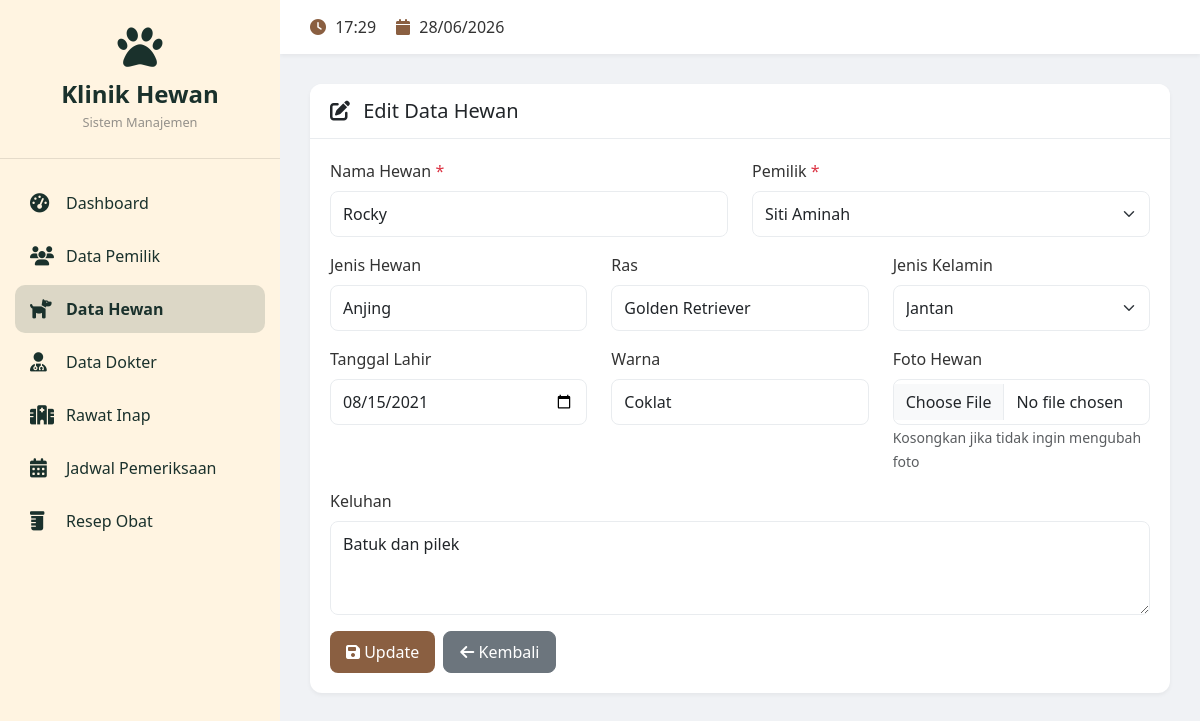
The app's page /edit_hewan.php?id=2 with its own data.
### tables this page shows
CREATE TABLE `hewan` (
  `id_hewan` int NOT NULL,
  `id_pemilik` int NOT NULL,
  `nama_hewan` varchar(100) NOT NULL,
  `jenis_hewan` varchar(50) DEFAULT NULL,
  `ras` varchar(100) DEFAULT NULL,
  `jenis_kelamin` enum('Jantan','Betina') NOT NULL,
  `tanggal_lahir` date DEFAULT NULL,
  `warna` varchar(50) DEFAULT NULL,
  `keluhan` text,
  `foto` varchar(255) DEFAULT NULL,
  `created_at` timestamp NULL DEFAULT CURRENT_TIMESTAMP
);

CREATE TABLE `pemilik` (
  `id_pemilik` int NOT NULL,
  `nama_pemilik` varchar(100) NOT NULL,
  `jenis_kelamin` enum('Laki-laki','Perempuan') NOT NULL,
  `no_telepon` varchar(20) DEFAULT NULL,
  `alamat` text,
  `created_at` timestamp NULL DEFAULT CURRENT_TIMESTAMP
);

### edit_hewan.php (the view, shortened to what this page needs)
<?php
require_once 'database.php';
$id = mysqli_real_escape_string($koneksi, $_GET['id']);
$query = "SELECT * FROM hewan WHERE id_hewan = $id";
$result = mysqli_query($koneksi, $query);
$data = mysqli_fetch_assoc($result);
$pemilik_query = "SELECT * FROM pemilik ORDER BY nama_pemilik";
$pemilik_result = mysqli_query($koneksi, $pemilik_query);
?>
<!DOCTYPE html>
<html lang="id">
<head>
    <link href="https://cdn.jsdelivr.net/npm/bootstrap@5.3.0/dist/css/bootstrap.min.css" rel="stylesheet">
    <link rel="stylesheet" href="https://cdnjs.cloudflare.com/ajax/libs/font-awesome/6.4.0/css/all.min.css">
    <link rel="stylesheet" href="assets/css/style.css">
</head>
<body>
<?php include 'includes/sidebar.php'; ?>
<div class="main-content">
    <?php include 'includes/navbar.php'; ?>
    <div class="content-wrapper fade-in">
        <div class="card">
            <div class="card-header">
                <h5 class="mb-0"><i class="fas fa-edit me-2"></i> Edit Data Hewan</h5>
            </div>
            <div class="card-body">
                <form method="POST" enctype="multipart/form-data">
                    <div class="row">
                        <div class="col-md-6 mb-3">
                            <label class="form-label">Nama Hewan <span class="text-danger">*</span></label>
                            <input type="text" name="nama_hewan" class="form-control" value="<?php echo $data['nama_hewan']; ?>" required>
                        </div>
                        <div class="col-md-6 mb-3">
                            <label class="form-label">Pemilik <span class="text-danger">*</span></label>
                            <select name="id_pemilik" class="form-select" required>
                                <?php while ($p = mysqli_fetch_assoc($pemilik_result)): ?>
                                    <option value="<?php echo $p['id_pemilik']; ?>" <?php echo $p['id_pemilik'] == $data['id_pemilik'] ? 'selected' : ''; ?>>
                                        <?php echo htmlspecialchars($p['nama_pemilik']); ?>
                                    </option>
                                <?php endwhile; ?>
                            </select>
                        </div>
                        <div class="col-md-4 mb-3">
                            <label class="form-label">Jenis Hewan</label>
                            <input type="text" name="jenis_hewan" class="form-control" value="<?php echo $data['jenis_hewan']; ?>">
                        </div>
                        <div class="col-md-4 mb-3">
                            <label class="form-label">Ras</label>
                            <input type="text" name="ras" class="form-control" value="<?php echo $data['ras']; ?>">
                        </div>
                        <div class="col-md-4 mb-3">
                            <label class="form-label">Jenis Kelamin</label>
                            <select name="jenis_kelamin" class="form-select">
                                <option value="Jantan" <?php echo $data['jenis_kelamin'] == 'Jantan' ? 'selected' : ''; ?>>Jantan</option>
                            </select>
                        </div>
                        <div class="col-md-4 mb-3">
                            <label class="form-label">Tanggal Lahir</label>
                            <input type="date" name="tanggal_lahir" class="form-control" value="<?php echo $data['tanggal_lahir']; ?>">
                        </div>
                        <div class="col-md-4 mb-3">
                            <label class="form-label">Warna</label>
                            <input type="text" name="warna" class="form-control" value="<?php echo $data['warna']; ?>">
                        </div>
                        <div class="col-md-4 mb-3">
                            <label class="form-label">Foto Hewan</label>
                            <input type="file" name="foto" class="form-control" accept="image/jpeg,image/png,image/jpg">
                            <small class="text-muted">Kosongkan jika tidak ingin mengubah foto</small>
                        </div>
                        <div class="col-12 mb-3">
                            <label class="form-label">Keluhan</label>
                            <textarea name="keluhan" class="form-control" rows="3"><?php echo $data['keluhan']; ?></textarea>
                        </div>
                    </div>
                    <div class="d-flex gap-2">
                        <button type="submit" class="btn btn-primary">
                            <i class="fas fa-save"></i> Update
                        </button>
                        <a href="hewan.php" class="btn btn-secondary">
                            <i class="fas fa-arrow-left"></i> Kembali
                        </a>
                    </div>
                </form>
            </div>
        </div>
    </div>
</div>
</body>
</html>

### assets/css/style.css (style rules this page uses)
:root { --primary-color:#8A5F41; --primary-dark: #428475; --secondary-color: #f8f9fa; --text-color: #333; --text-muted: #6c757d; --border-color: #e9ecef; --shadow-sm: 0 2px 4px rgba(0,0,0,0.05); --shadow-md: 0 4px 6px rgba(0,0,0,0.07); --shadow-lg: 0 10px 25px rgba(0,0,0,0.1); --radius-sm: 8px; --radius-md: 12px; --radius-lg: 16px; }
* { margin: 0; padding: 0; box-sizing: border-box; }
body { font-family: 'Segoe UI', Tahoma, Geneva, Verdana, sans-serif; background-color: #f0f2f5; color: var(--text-color); overflow-x: hidden; }
.main-content { margin-left: 280px; min-height: 100vh; transition: all 0.3s ease; }
.content-wrapper { padding: 30px; }
.card { border: none; border-radius: var(--radius-md); box-shadow: var(--shadow-sm); transition: all 0.3s ease; background: white; overflow: hidden; }
.card-header { background: white; border-bottom: 1px solid var(--border-color); padding: 15px 20px; font-weight: 600; }
.card-body { padding: 20px; }
.form-label { font-weight: 500; margin-bottom: 8px; color: var(--text-color); }
.form-control, .form-select { border: 1px solid var(--border-color); border-radius: var(--radius-sm); padding: 10px 12px; transition: all 0.3s ease; }
.btn { padding: 8px 16px; border-radius: var(--radius-sm); font-weight: 500; transition: all 0.3s ease; }
.btn-primary { background: var(--primary-color); border: none; }
.fade-in { animation: fadeIn 0.5s ease; }

### records on screen
hewan: nama_hewan "Rocky", id_pemilik "Siti Aminah", jenis_hewan "Anjing", ras "Golden Retriever", jenis_kelamin "Jantan", tanggal_lahir "08/15/2021", warna "Coklat", keluhan "Batuk dan pilek"
